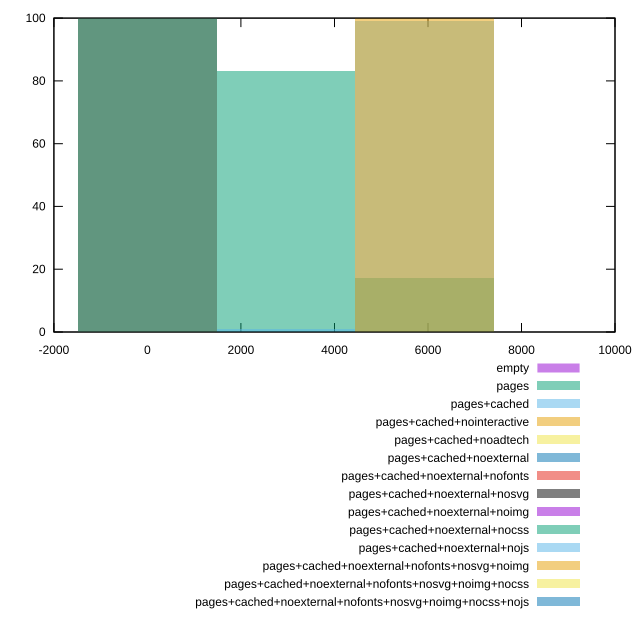

This chart was generated by the following gnuplot code:
reset
set terminal svg size 640, 620 enhanced background rgb 'white'
set output "report_00007_2020-12-11T15:55:29.892Z/unused-javascript/comparison/histogram/all_raw.svg"

$empty <<EOF
0 100
EOF

$pages <<EOF
2968.320693151937 86
5936.641386303874 14
EOF

$pagesCached <<EOF
2968.320693151937 1
5936.641386303874 99
EOF

$pagesCachedNointeractive <<EOF
5936.641386303874 100
EOF

$pagesCachedNoadtech <<EOF
0 100
EOF

$pagesCachedNoexternal <<EOF
0 100
EOF

$pagesCachedNoexternalNofonts <<EOF
0 100
EOF

$pagesCachedNoexternalNosvg <<EOF
0 100
EOF

$pagesCachedNoexternalNoimg <<EOF
0 100
EOF

$pagesCachedNoexternalNocss <<EOF
0 100
EOF

$pagesCachedNoexternalNojs <<EOF
0 100
EOF

$pagesCachedNoexternalNofontsNosvgNoimg <<EOF
0 100
EOF

$pagesCachedNoexternalNofontsNosvgNoimgNocss <<EOF
0 100
EOF

$pagesCachedNoexternalNofontsNosvgNoimgNocssNojs <<EOF
0 100
EOF

set key outside below
set boxwidth 2968.320693151937
set yrange [0:100]
set style fill transparent solid 0.5 noborder

plot \
  $empty title "empty" with boxes, \
  $pages title "pages" with boxes, \
  $pagesCached title "pages+cached" with boxes, \
  $pagesCachedNointeractive title "pages+cached+nointeractive" with boxes, \
  $pagesCachedNoadtech title "pages+cached+noadtech" with boxes, \
  $pagesCachedNoexternal title "pages+cached+noexternal" with boxes, \
  $pagesCachedNoexternalNofonts title "pages+cached+noexternal+nofonts" with boxes, \
  $pagesCachedNoexternalNosvg title "pages+cached+noexternal+nosvg" with boxes, \
  $pagesCachedNoexternalNoimg title "pages+cached+noexternal+noimg" with boxes, \
  $pagesCachedNoexternalNocss title "pages+cached+noexternal+nocss" with boxes, \
  $pagesCachedNoexternalNojs title "pages+cached+noexternal+nojs" with boxes, \
  $pagesCachedNoexternalNofontsNosvgNoimg title "pages+cached+noexternal+nofonts+nosvg+noimg" with boxes, \
  $pagesCachedNoexternalNofontsNosvgNoimgNocss title "pages+cached+noexternal+nofonts+nosvg+noimg+nocss" with boxes, \
  $pagesCachedNoexternalNofontsNosvgNoimgNocssNojs title "pages+cached+noexternal+nofonts+nosvg+noimg+nocss+nojs" with boxes, \


reset
